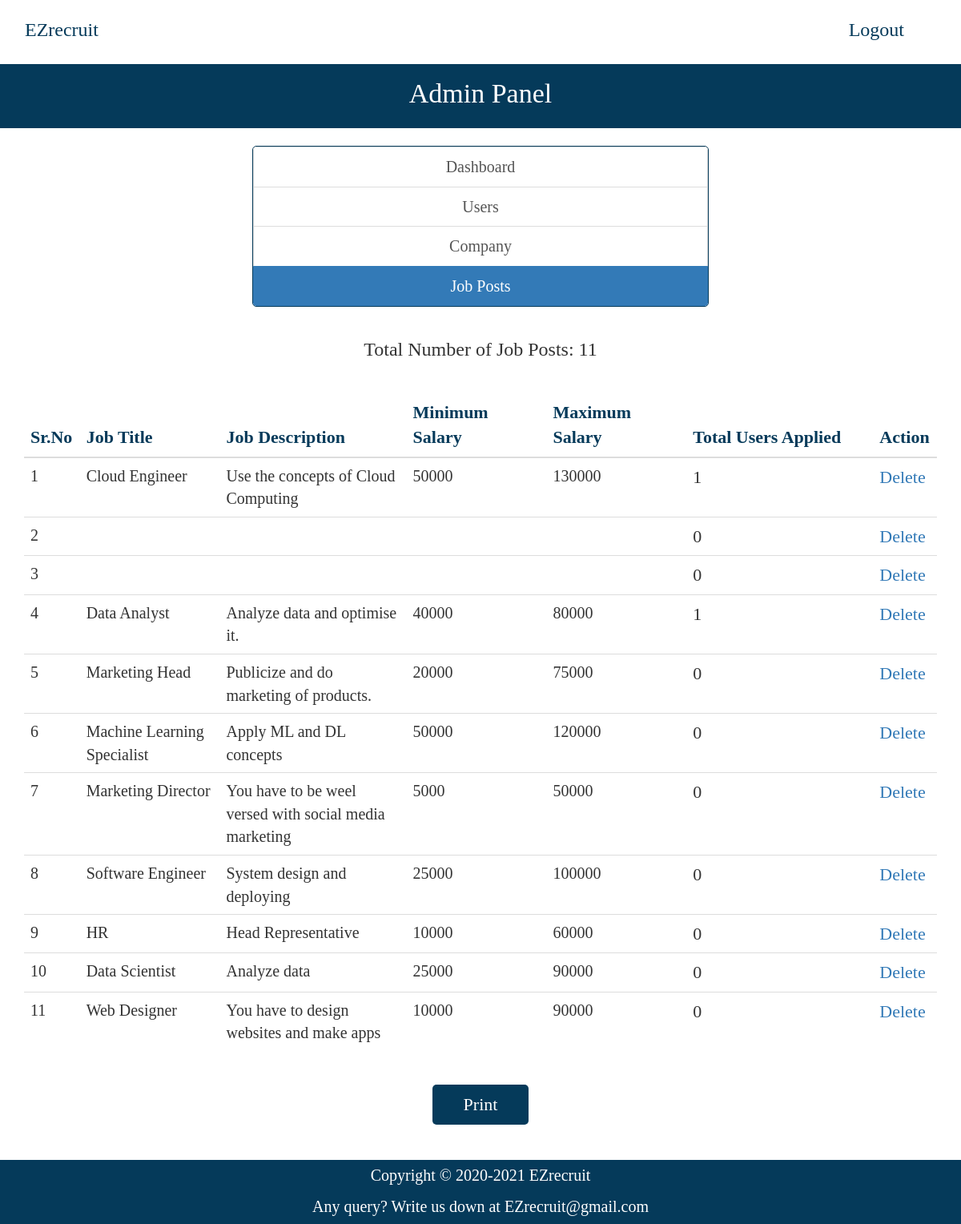
Page /admin/job-posts.php (signed in) on the committed database.
### tables this page shows
CREATE TABLE `job_post` (
  `id_jobpost` int(11) NOT NULL,
  `id_company` int(11) NOT NULL,
  `jobtitle` varchar(255) NOT NULL,
  `description` text NOT NULL,
  `minimumsalary` varchar(255) NOT NULL,
  `maximumsalary` varchar(255) NOT NULL,
  `experience` varchar(255) NOT NULL,
  `qualification` varchar(255) NOT NULL,
  `createdAt` timestamp NOT NULL DEFAULT current_timestamp()
);

### admin/job-posts.php (the view, shortened to what this page needs)
<?php
require_once("../db.php");
?>
<!DOCTYPE html>
<html lang="en">
  <?php
    include('templates/head.php');
  ?>
  <body>
  <font face="calibri">
    <?php include('templates/header.php'); ?>
     <div style="background-color: #053a5a; height: 80px;">
    <p style="font-size: 34px; color: white; text-align: center; line-height: 73px;">Admin Panel</p>
  </div>
  <br>
    <div class="container">
      <div class="row">
        <div class="col-md-12" align="center">
          <div class="list-group" align="center" style="width: 50%; border: 1px solid #053a5a; border-radius: 5px;">
            <a href="dashboard.php" class="list-group-item" style="font-size: 20px;">Dashboard</a>
            <a href="user.php" class="list-group-item" style="font-size: 20px;">Users</a>
            <a href="company.php" class="list-group-item" style="font-size: 20px;">Company</a>
            <a href="job-posts.php" class="list-group-item active" style="font-size: 20px;">Job Posts</a>
          </div>
        </div>
        <br>
         <div class="col-md-12" align="center" style="font-size: 22px;" id="print">
        <?php
          $sql = "SELECT * FROM job_post";
          $result = $conn->query($sql);
          if($result->num_rows > 0) {
            echo '<h3>Total Number of Job Posts: ' . $result->num_rows . '</h3>';
          }
        ?>
        <br>
          <table class="table">
            <thead>
              <th style="font-size: 22px; color: #053a5a; width: 5%">Sr.No</th>
              <th style="font-size: 22px; color: #053a5a; width: 15%">Job Title</th>
              <th style="font-size: 22px; color: #053a5a; width: 20%">Job Description</th>
              <th style="font-size: 22px; color: #053a5a; width: 15%">Minimum Salary</th>
              <th style="font-size: 22px; color: #053a5a; width: 15%">Maximum Salary</th>
              <th style="font-size: 22px; color: #053a5a; width: 20%">Total Users Applied</th>
              <th style="font-size: 22px; color: #053a5a; width: 5%">Action</th>
            </thead>
            <tbody>
              <?php
                $sql = "SELECT * FROM job_post";
                $result = $conn->query($sql);
                if($result->num_rows > 0) {
                  $i = 0;
                  while($row = $result->fetch_assoc()) {
                    ?>
                      <tr>
                        <td style="font-size: 20px;"><?php echo ++$i; ?></td>
                        <td style="font-size: 20px;"><?php echo $row['jobtitle']; ?></td>
                        <td style="font-size: 20px;"><?php echo $row['description']; ?></td>
                        <td style="font-size: 20px;"><?php echo $row['minimumsalary']; ?></td>
                        <td style="font-size: 20px;"><?php echo $row['maximumsalary']; ?></td>
                        <?php
                          $sql1 = "SELECT COUNT(apply_job_post.id_apply) AS totalNo FROM job_post INNER JOIN apply_job_post ON job_post.id_jobpost=apply_job_post.id_jobpost WHERE job_post.id_jobpost='$row[id_jobpost]'";
                          $result1 = $conn->query($sql1);
                          if($result1->num_rows > 0) {
                             while($row1 = $result1->fetch_assoc()) {
                            ?>
                             <td><?php echo $row1['totalNo']; ?></td>
                            <?php
                          }
                        }
                        ?>
                        <td><a href="delete-job-post.php?id=<?php echo $row['id_jobpost']; ?>">Delete</a></td>
                      </tr>
                    <?php
                  }
                }
              ?>
            </tbody>
          </table>
        </div>
      </div>
    </div><br>
  <div align="center">
  <button onclick="printDiv('print')" style="background-color: #053a5a; width: 120px; height: 50px; padding-left: 10px; padding-right: 10px; font-size: 22px; color:white; border-color: transparent; border-radius: 5px;">Print</button>
</div>
    <br><br>
          <div class="footer" style="background-color: #053a5a; height: 80px;bottom: 0;width: 100%;left: 0;padding-top: 5px;padding-bottom: 5px">
    <p style="color:white;font-size: 20px;text-align: center;">
      Copyright &copy; 2020-2021 <a href="index.php" style="color:white;">EZrecruit </a>
    </p>
    <p style="color:white; font-size: 20px; text-align: center;">
      Any query? Write us down at <a href ="https://mail.google.com/mail/u/0/#inbox?compose=new" target="_blank" style="color:white;">EZrecruit@gmail.com </a>
    </p>
  </div>
  </body>
</html>

### rows in the picture
job_post: jobtitle "Cloud Engineer", description "Use the concepts of Cloud Computing", minimumsalary "50000", maximumsalary "130000", totalNo "1"
job_post: totalNo "0"
job_post: totalNo "0"
job_post: jobtitle "Data Analyst", description "Analyze data and optimise it.", minimumsalary "40000", maximumsalary "80000", totalNo "1"
job_post: jobtitle "Marketing Head", description "Publicize and do marketing of products.", minimumsalary "20000", maximumsalary "75000", totalNo "0"
job_post: jobtitle "Machine Learning Specialist", description "Apply ML and DL concepts", minimumsalary "50000", maximumsalary "120000", totalNo "0"
job_post: jobtitle "Marketing Director", description "You have to be weel versed with social media marketing", minimumsalary "5000", maximumsalary "50000", totalNo "0"
job_post: jobtitle "Software Engineer", description "System design and deploying", minimumsalary "25000", maximumsalary "100000", totalNo "0"
job_post: jobtitle "HR", description "Head Representative", minimumsalary "10000", maximumsalary "60000", totalNo "0"
job_post: jobtitle "Data Scientist", description "Analyze data", minimumsalary "25000", maximumsalary "90000", totalNo "0"
job_post: jobtitle "Web Designer", description "You have to design websites and make apps", minimumsalary "10000", maximumsalary "90000", totalNo "0"

### other values in the picture
$result->num_rows "11"
